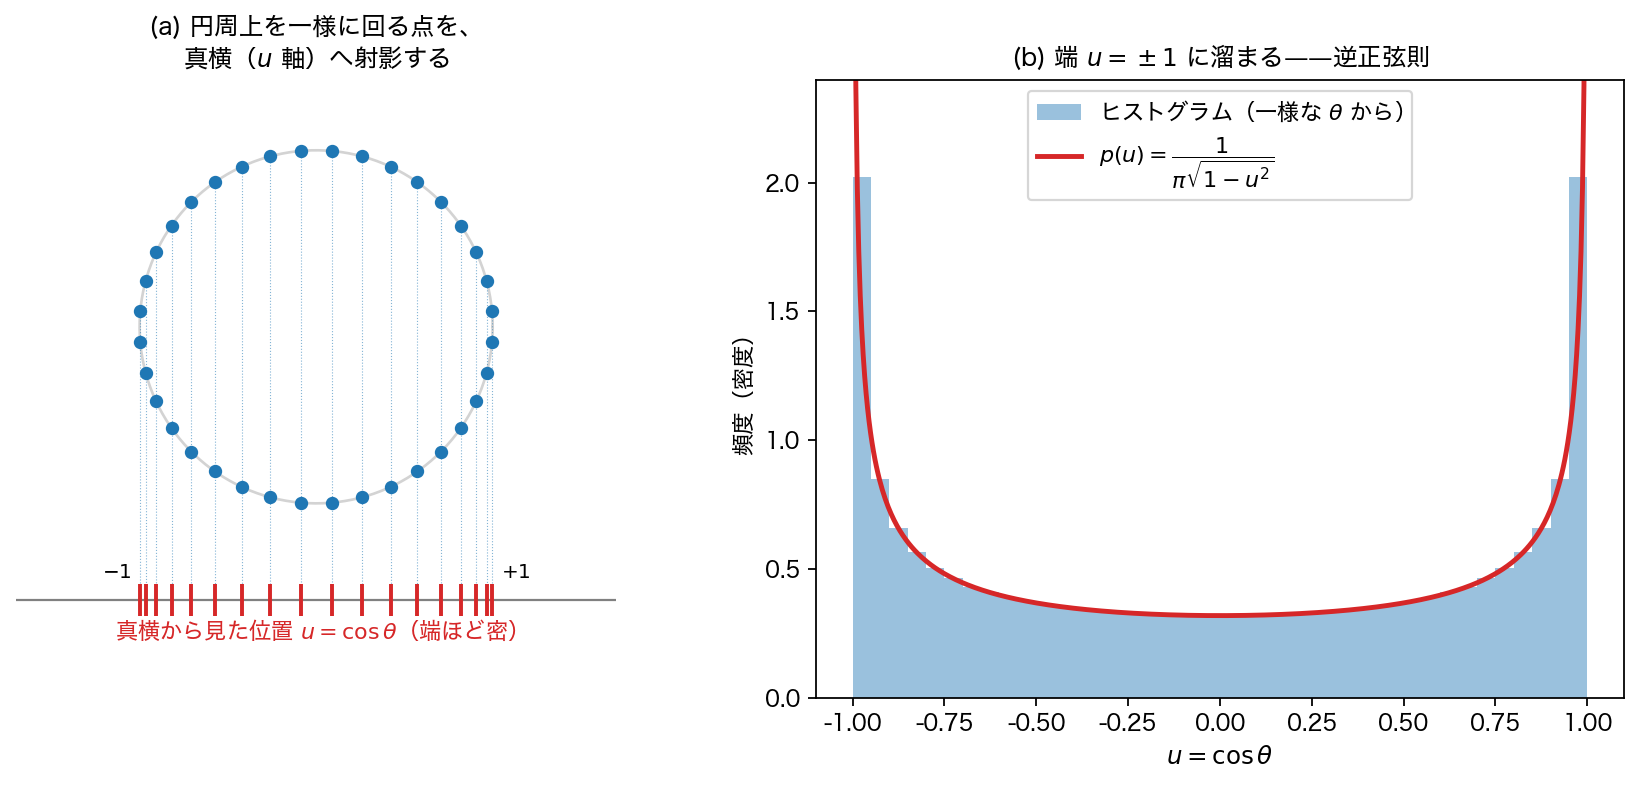

This chart was generated by the following Python code:
# -*- coding: utf-8 -*-
"""図4: 一様に回る点を真横から見ると端に溜まる（逆正弦則）"""
import numpy as np
import matplotlib
matplotlib.rcParams['font.family'] = 'Hiragino Sans'
matplotlib.rcParams['axes.unicode_minus'] = False
import matplotlib.pyplot as plt

fig, axes = plt.subplots(1, 2, figsize=(11, 5))

# ---------- (a) 円周上の等間隔点を u 軸へ射影 ----------
ax = axes[0]
t = np.linspace(0, 2 * np.pi, 300)
ax.plot(np.cos(t), np.sin(t), color='lightgray', lw=1.2)
th = np.deg2rad(np.arange(5, 360, 10))  # 等間隔 36 点
ax.plot(np.cos(th), np.sin(th), 'o', color='C0', ms=5, label='等間隔に回る点')
u_axis_y = -1.55
for a in th[np.sin(th) >= 0]:  # 上半分だけ射影線（見やすさ）
    ax.plot([np.cos(a), np.cos(a)], [np.sin(a), u_axis_y + 0.05],
            color='C0', lw=0.5, ls=':', alpha=0.55)
ax.axhline(u_axis_y, color='gray', lw=1)
ax.plot(np.cos(th), np.full_like(th, u_axis_y), '|', color='C3', ms=14, mew=1.6)
ax.text(0, u_axis_y - 0.22, '真横から見た位置 $u=\\cos\\theta$（端ほど密）',
        ha='center', fontsize=10, color='C3')
ax.text(1.13, u_axis_y + 0.13, '$+1$', ha='center', fontsize=9)
ax.text(-1.13, u_axis_y + 0.13, '$-1$', ha='center', fontsize=9)
ax.set_aspect('equal')
ax.set_xlim(-1.7, 1.7)
ax.set_ylim(-2.1, 1.4)
ax.axis('off')
ax.set_title('(a) 円周上を一様に回る点を、\n真横（$u$ 軸）へ射影する', fontsize=11)

# ---------- (b) 溜まり方の形 = 逆正弦則 ----------
ax = axes[1]
th_fine = np.linspace(0, 2 * np.pi, 36001)[:-1]
u_samples = np.cos(th_fine)
ax.hist(u_samples, bins=40, density=True, color='C0', alpha=0.45,
        label='ヒストグラム（一様な $\\theta$ から）')
u = np.linspace(-0.999, 0.999, 500)
ax.plot(u, 1 / (np.pi * np.sqrt(1 - u ** 2)), color='C3', lw=2.2,
        label='$p(u)=\\dfrac{1}{\\pi\\sqrt{1-u^2}}$')
ax.set_xlabel('$u = \\cos\\theta$', fontsize=11)
ax.set_ylabel('頻度（密度）', fontsize=10)
ax.set_ylim(0, 2.4)
ax.legend(fontsize=10, loc='upper center')
ax.set_title('(b) 端 $u=\\pm1$ に溜まる——逆正弦則', fontsize=11)

plt.tight_layout()
plt.savefig('fig_text_ch1_arcsine.png', dpi=160, bbox_inches='tight')
plt.savefig('fig_text_ch1_arcsine.svg', bbox_inches='tight')
print('saved')
